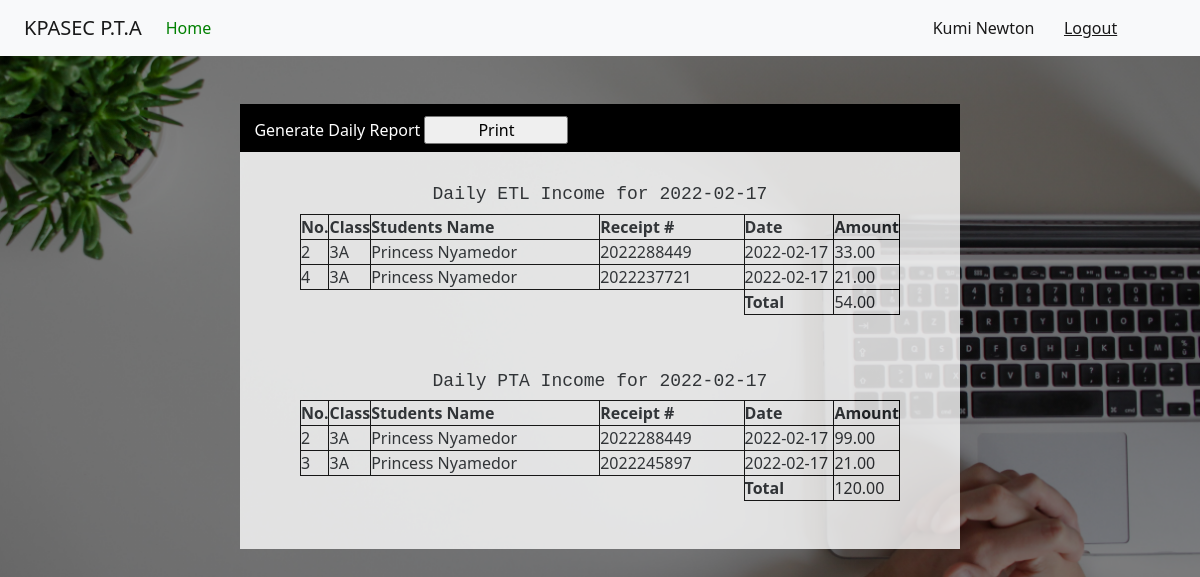
/clerk_dashboard/clerk_daily_report (signed in), run on the app's committed database.
### app.py (models this page shows, shortened)
class User(db.Model, UserMixin):
	__bind_key__ = "kpasec"
	id = db.Column(db.Integer, primary_key=True)
	date = db.Column(db.DateTime, default = datetime.utcnow())
	username = db.Column(db.String(80), unique=False, nullable=False)
	email = db.Column(db.String(120), unique=True, nullable=False)
	password = db.Column(db.String(120), nullable=False)
	is_admin = db.Column(db.Boolean,  default=False)
	function = db.Column(db.String(120))
	approval = db.Column(db.Boolean, default=False)

class StudentPayments(db.Model):
	__bind_key__ = "kpasec"
	id = db.Column(db.Integer, primary_key=True)
	date = db.Column(db.DateTime, default = datetime.utcnow())
	etl_amount = db.Column(db.Integer)
	pta_amount = db.Column(db.Integer)
	amount = db.Column(db.Integer)
	tx_id = db.Column(db.String(16))
	semester = db.Column(db.String(10), nullable = False)
	mode_of_payment = db.Column(db.String(20))
	category = db.Column(db.String(20), default="revenue")
	student_id = db.Column(db.String(10), db.ForeignKey('student.id'))#Here we reference the table name

class Student(db.Model):
	__bind_key__ = "kpasec"
	id = db.Column(db.Integer, primary_key=True)
	date = db.Column(db.DateTime, default = datetime.utcnow())
	clerk = db.Column(db.String(120),nullable=False)
	date_admitted = db.Column(db.DateTime)
	fullname = db.Column(db.String(80), unique=False, nullable=False)
	date_of_birth = db.Column(db.String(10), unique=True)
	class1 = db.Column(db.String(10), unique=False, nullable=False)
	parent_contact = db.Column(db.String(12), nullable=False)
	phone = db.Column(db.String(12))
	id_number = db.Column(db.String(120), unique=True, nullable=False)
	status = db.Column(db.Boolean, default=True)
	pta = db.relationship('PTAIncome', backref='pta_payer', lazy=True)#Here we reference the class
	etl = db.relationship('ETLIncome', backref='etl_payer', lazy=True)
	payer = db.relationship('StudentPayments', backref='payer', lazy=True)

### app.py (the view)
@app.route("/clerk_dashboard/clerk_daily_report")
@login_required
def clerk_daily_report():
	if current_user.is_authenticated and current_user.approval:
		today = datetime.utcnow()
		date = dt.date(today.year, today.month, today.day)
		payments = StudentPayments.query.filter(func.date(StudentPayments.date) == date).all()
		etl = sum([pmt.etl_amount for pmt in payments if pmt.category != 'charge'])
		pta = sum([pmt.pta_amount for pmt in payments if pmt.category != 'charge'])
		return render_template("clerk_daily_report.html", payments=payments, etl=etl, pta=pta, date=date)
	else:
		abort(404)

### app.py (called while the page is built)
@app.template_filter()
def currencyFormat(value):
	value = float(value)
	if value >= 0:
		return "{:,.2f}".format(value)
	else:
		value2 = "{:,.2f}".format(value)
		return "("+value2[1:]+")"

@login_manager.user_loader
def load_user(user_id):
	return User.query.get(int(user_id))

### templates/clerk_daily_report.html (shortened to what this page needs)
{% extends "bootstrap.html" %}
{% block content %}
<!DOCTYPE html>
<html>
<head>
</head>
<body>
<header>
		<nav class="navbar navbar-expand-lg navbar-light bg-light">
			    <a class="navbar-brand kpa" href="#">KPASEC P.T.A</a>
				<div class="collapse navbar-collapse" id="navbarText">
			      <ul class="navbar-nav me-auto mb-2 mb-lg-0">
			        <li class="nav-item">
			          <a class="nav-link active " aria-current="page" href="{{url_for('clerk_dashboard')}}" id="dash">Home</a>
			        </li>
			      </ul>
			      <span class="navbar-text" >
			      	<a style="text-decoration:none" href="{{url_for('account')}}" class="nn">{{current_user.username}}</a>
			      	<a href="{{url_for('logout')}}">Logout</a>
			      </span>
			    </div>
			</nav>
	</header>
    <div class="prn">
    	<a href="#">Generate Daily Report</a>
    	<span><input type="button" name="" value="Print" onclick="print_content()"></span>
    </div>
   <center>
   	<div class="ttable" id="cont1">
   		<h4 class="topp" style="padding-top:4vh">Daily ETL Income for {{date}}</h4>
   		<table >
   			<tr>
   				<th class="non">No.</th>
   				<th class="foom">Class</th>
   				<th class="fom">Students Name</th>
   				<th>Receipt #</th>
   				<th class="fomm">Date</th>
   				<th class="foomm">Amount</th>
   			</tr>
   			{% if payments | length < 1%}
   			<tr>
   				<td>0</td>
   				<td class="fom">None</td>
   				<td>None</td>
   				<td>None</td>
   				<td>None</td>
   				<td>None</td>
   			</tr>
   			{% else %}
   			{% for pmt in payments %}
   				{% if pmt.category != 'charge' and pmt.etl_amount != 0 %}
   			<tr>
   				<td>{{loop.index}}</td>
   				<td class="fom">{{pmt.payer.class1}}</td>
   				<td>{{pmt.payer.fullname}}</td>
   				<td>{{pmt.tx_id}}</td>
   				<td>{{pmt.date.date()}}</td>
   				<td>{{ pmt.etl_amount | currencyFormat }}</td>
   			</tr>
   				{% endif %}
   			{% endfor %}
   			{% endif %}
   			<tr>
   				<td style="border:0px solid transparent;"></td>
   				<td style="border:0px solid transparent;"></td>
   				<td style="border:0px solid transparent;"></td>
   				<td style="border:0px solid transparent;"></td>
   				<th>Total</th>
   				<td>{{etl | currencyFormat }}</td>
   			</tr>
   		</table><br>
   		<h3 class="topp" style="padding-top:4vh">Daily PTA Income for {{date}}</h3>
   		<table >
   			<tr>
   				<th class="non">No.</th>
   				<th class="foom">Class</th>
   				<th class="fom">Students Name</th>
   				<th>Receipt #</th>
   				<th class="fomm">Date</th>
   				<th class="foomm">Amount</th>
   			</tr>
   			{% if payments | length < 1 %}
   			<tr>
   				<td>0</td>
   				<td class="fom">None</td>
   				<td>None</td>
   				<td>none</td>
   				<td>None</td>
   				<td>None</td>
   			</tr>
   			{% else %}
   			{% for pmt in payments %}
   			{% if pmt.category != 'charge' and pmt.pta_amount != 0 %}
   			<tr>
   				<td>{{loop.index}}</td>
   				<td class="fom">{{pmt.payer.class1}}</td>
   				<td>{{pmt.payer.fullname}}</td>
   				<td>{{pmt.tx_id}}</td>
   				<td>{{pmt.date.date()}}</td>
   				<td>{{ pmt.pta_amount | currencyFormat }}</td>
   			</tr>
   			{% endif %}
   			{% endfor %}
   			{% endif %}
   			<tr>
   				<td style="border:0px solid transparent;"></td>
   				<td style="border:0px solid transparent;"></td>
   				<td style="border:0px solid transparent;"></td>
   				<td style="border:0px solid transparent;"></td>
   				<th>Total</th>
   				<td>{{pta | currencyFormat }}</td>
   			</tr>
   		</table><br><br>
   	</div><br><br>
</center>
</body>
</html>
{% endblock %}

### templates/bootstrap.html (shortened to what this page needs)
<!doctype html>
<html lang="en">
  <head>
    <link href="https://cdn.jsdelivr.net/npm/bootstrap@5.1.3/dist/css/bootstrap.min.css" rel="stylesheet">
  </head>
  <body>
    {% block content%}
    {% endblock %}
  </body>
</html>

### data on the page
User: username "Kumi Newton"
StudentPayments: payer.class1 "3A", payer.fullname "Princess Nyamedor", tx_id "2022288449", date "2022-02-17", etl_amount "33.00", pta_amount "99.00"
StudentPayments: payer.class1 "3A", payer.fullname "Princess Nyamedor", tx_id "2022237721", date "2022-02-17", etl_amount "21.00"
StudentPayments: payer.class1 "3A", payer.fullname "Princess Nyamedor", tx_id "2022245897", date "2022-02-17", pta_amount "21.00"

### other printed values
{{ etl | currencyFormat }} "54.00"
{{ pta | currencyFormat }} "120.00"
